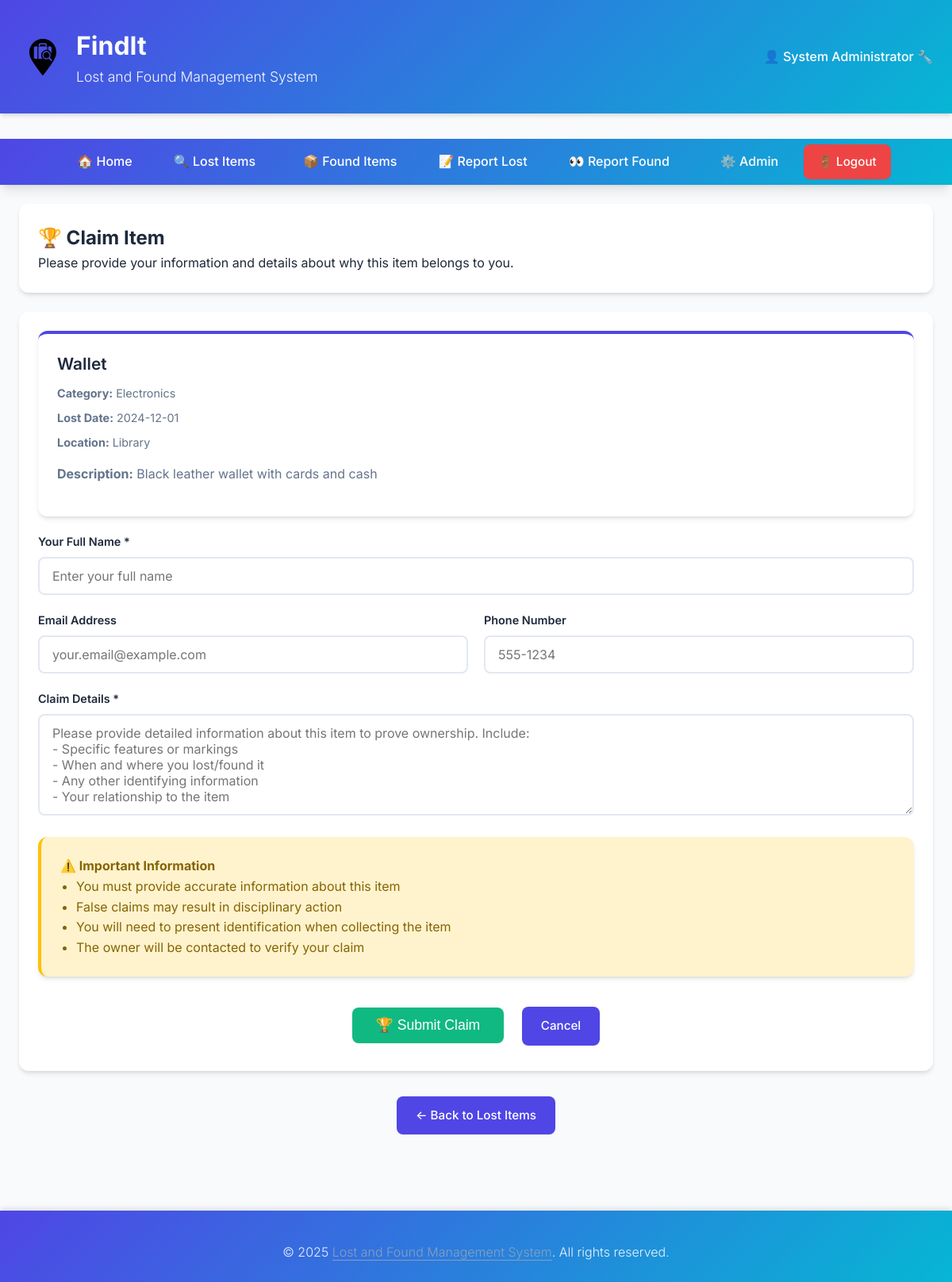
/claim/lost/1 (signed in), run on the app's committed database.
### tables this page shows
CREATE TABLE lost_items (
    id INTEGER PRIMARY KEY AUTOINCREMENT,
    item_name VARCHAR(100) NOT NULL,
    category VARCHAR(50) NOT NULL,
    description TEXT,
    lost_date DATE NOT NULL,
    location VARCHAR(200) NOT NULL,
    contact_name VARCHAR(100) NOT NULL,
    contact_email VARCHAR(100),
    contact_phone VARCHAR(20),
    status VARCHAR(20) DEFAULT 'unclaimed',  -- unclaimed, claimed, returned
    created_at TIMESTAMP DEFAULT CURRENT_TIMESTAMP,
    updated_at TIMESTAMP DEFAULT CURRENT_TIMESTAMP
, image_filename VARCHAR(255), user_id INTEGER);

### app.py (the view, shortened to what this page needs)
@app.route('/claim/lost/<int:item_id>', methods=['GET', 'POST'])
@login_required
def claim_lost_item(item_id):
    db = get_db()
    item = db.execute(
        'SELECT * FROM lost_items WHERE id = ?', (item_id,)
    ).fetchone()
    if item is None:
        flash('Item not found!', 'error')
        return redirect(url_for('list_lost'))
    return render_template('claim_item.html', item=item, item_type='lost')

### app.py (called while the page is built)
def get_db():
    conn = sqlite3.connect(DATABASE)
    conn.row_factory = sqlite3.Row
    return conn

def login_required(f):
    @wraps(f)
    def decorated_function(*args, **kwargs):
        if 'user_id' not in session:
            flash('Please login to access this page.', 'error')
            return redirect(url_for('login'))
        return f(*args, **kwargs)
    return decorated_function

### templates/claim_item.html (shortened to what this page needs)
{% extends "base.html" %}
{% block content %}
<div class="card">
    <h2>🏆 Claim Item</h2>
    <p>Please provide your information and details about why this item belongs to you.</p>
</div>
<div class="card">
    <div class="item-card" style="margin-bottom: 20px;">
        <div class="item-title">{{ item.item_name }}</div>
        <div class="item-meta">
            <strong>Category:</strong> {{ item.category }}
        </div>
        <div class="item-meta">
            <strong>{% if item_type == 'lost' %}Lost{% else %}Found{% endif %} Date:</strong>
            {% if item_type == 'lost' %}{{ item.lost_date }}{% else %}{{ item.found_date }}{% endif %}
        </div>
        <div class="item-meta">
            <strong>Location:</strong> {{ item.location }}
        </div>
        {% if item.description %}
        <div class="item-description">
            <strong>Description:</strong> {{ item.description }}
        </div>
        {% endif %}
    </div>
    <form method="POST">
        <div class="form-group">
            <label for="claimant_name">Your Full Name *</label>
            <input type="text" id="claimant_name" name="claimant_name" required
                   placeholder="Enter your full name">
        </div>
        <div style="display: grid; grid-template-columns: 1fr 1fr; gap: 20px;">
            <div class="form-group">
                <label for="claimant_email">Email Address</label>
                <input type="email" id="claimant_email" name="claimant_email"
                       placeholder="your.email@example.com">
            </div>
            <div class="form-group">
                <label for="claimant_phone">Phone Number</label>
                <input type="tel" id="claimant_phone" name="claimant_phone"
                       placeholder="555-1234">
            </div>
        </div>
        <div class="form-group">
            <label for="claim_description">Claim Details *</label>
            <textarea id="claim_description" name="claim_description" required rows="5"
                      placeholder="Please provide detailed information about this item to prove ownership. Include:
- Specific features or markings
- When and where you lost/found it
- Any other identifying information
- Your relationship to the item"></textarea>
        </div>
        <div class="card" style="background-color: #fff3cd; border-left: 4px solid #ffc107;">
            <h4 style="margin-top: 0; color: #856404;">⚠️ Important Information</h4>
            <ul style="color: #856404; margin: 0; padding-left: 20px;">
                <li>You must provide accurate information about this item</li>
                <li>False claims may result in disciplinary action</li>
                <li>You will need to present identification when collecting the item</li>
                <li>The {% if item_type == 'lost' %}owner{% else %}finder{% endif %} will be contacted to verify your claim</li>
            </ul>
        </div>
        <div style="text-align: center; margin-top: 30px;">
            <button type="submit" class="btn btn-success" style="font-size: 1.1em; padding: 12px 30px;">
                🏆 Submit Claim
            </button>
            <a href="{{ url_for('view_lost_item' if item_type == 'lost' else 'view_found_item', item_id=item.id) }}" class="btn" style="margin-left: 10px;">Cancel</a>
        </div>
    </form>
</div>
<div style="text-align: center; margin-top: 20px;">
    <a href="{{ url_for('list_lost' if item_type == 'lost' else 'list_found') }}" class="btn">← Back to {% if item_type == 'lost' %}Lost{% else %}Found{% endif %} Items</a>
</div>
{% endblock %}

### templates/base.html (style rules this page uses)
:root { --primary-color: #4f46e5; --primary-hover: #4338ca; --secondary-color: #06b6d4; --accent-color: #f59e0b; --success-color: #10b981; --warning-color: #f59e0b; --danger-color: #ef4444; --bg-primary: #f8fafc; --bg-secondary: #ffffff; --text-primary: #1e293b; --text-secondary: #64748b; --text-light: #94a3b8; --border-color: #e2e8f0; --shadow-sm: 0 1px 2px 0 rgb(0 0 0 / 0.05); --shadow-md: 0 4px 6px -1px rgb(0 0 0 / 0.1), 0 2px 4px -2px rgb(0 0 0 / 0.1); --shadow-lg: 0 10px 15px -3px rgb(0 0 0 / 0.1), 0 4px 6px -4px rgb(0 0 0 / 0.1); --shadow-xl: 0 20px 25px -5px rgb(0 0 0 / 0.1), 0 8px 10px -6px rgb(0 0 0 / 0.1); --transition: all 0.3s ease; }
* { margin: 0; padding: 0; box-sizing: border-box; }
body { font-family: 'Inter', -apple-system, BlinkMacSystemFont, 'Segoe UI', Roboto, sans-serif; line-height: 1.6; color: var(--text-primary); background-color: var(--bg-primary); font-size: 16px; }
.btn { background-color: var(--primary-color); color: white; padding: 12px 24px; border: none; border-radius: 8px; cursor: pointer; text-decoration: none; display: inline-block; margin: 8px; transition: var(--transition); font-weight: 500; font-size: 0.95rem; box-shadow: var(--shadow-sm); }
.btn-success { background-color: var(--success-color); }
.form-group { margin-bottom: 20px; }
.form-group label { display: block; margin-bottom: 8px; font-weight: 600; color: var(--text-primary); font-size: 0.9rem; }
.form-group input, .form-group select, .form-group textarea { width: 100%; padding: 12px 16px; border: 2px solid var(--border-color); border-radius: 8px; box-sizing: border-box; font-size: 1rem; font-family: inherit; transition: var(--transition); background-color: white; }
.form-group textarea { resize: vertical; min-height: 120px; }
.card { background-color: var(--bg-secondary); border-radius: 12px; box-shadow: var(--shadow-md); padding: 24px; margin-bottom: 24px; transition: var(--transition); }
.item-card { background-color: var(--bg-secondary); border-radius: 12px; box-shadow: var(--shadow-md); padding: 24px; border-top: 4px solid var(--primary-color); transition: var(--transition); position: relative; overflow: hidden; }
.item-card::before { content: ''; position: absolute; top: 0; left: 0; width: 100%; height: 4px; background: linear-gradient(90deg, var(--primary-color) 0%, var(--secondary-color) 100%); transform: scaleX(0); transition: transform 0.3s ease; }
.item-title { font-size: 1.3rem; font-weight: 600; margin-bottom: 12px; color: var(--text-primary); line-height: 1.3; }
.item-meta { color: var(--text-secondary); font-size: 0.9rem; margin-bottom: 8px; display: flex; align-items: center; gap: 4px; }
.item-description { margin: 16px 0; line-height: 1.6; color: var(--text-secondary); }
button, a { -webkit-tap-highlight-color: transparent; }
.item-title { word-break: break-word; }
html, body { overflow-x: hidden; }

### data on the page
lost_items: item_name "Wallet", category "Electronics", lost_date "2024-12-01", location "Library", description "Black leather wallet with cards and cash"

### other printed values
{{ session.full_name }} "System Administrator"
